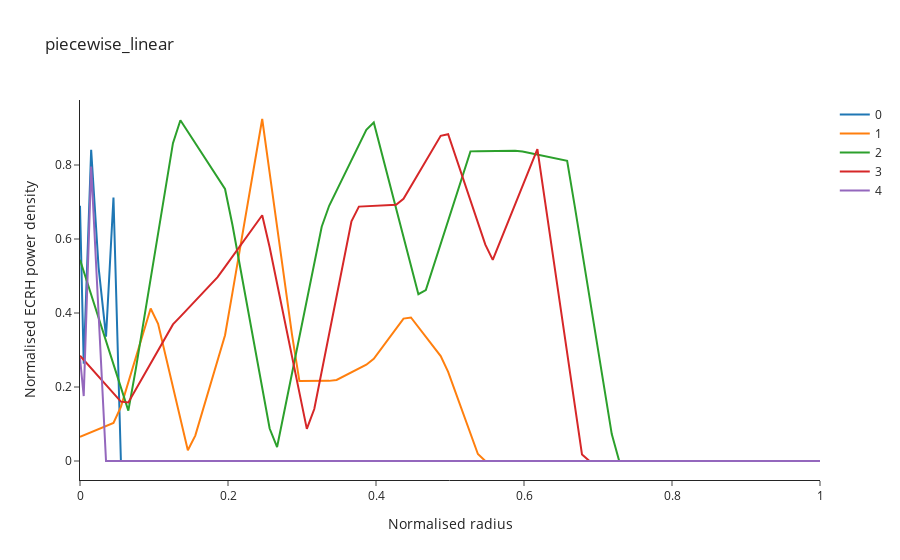
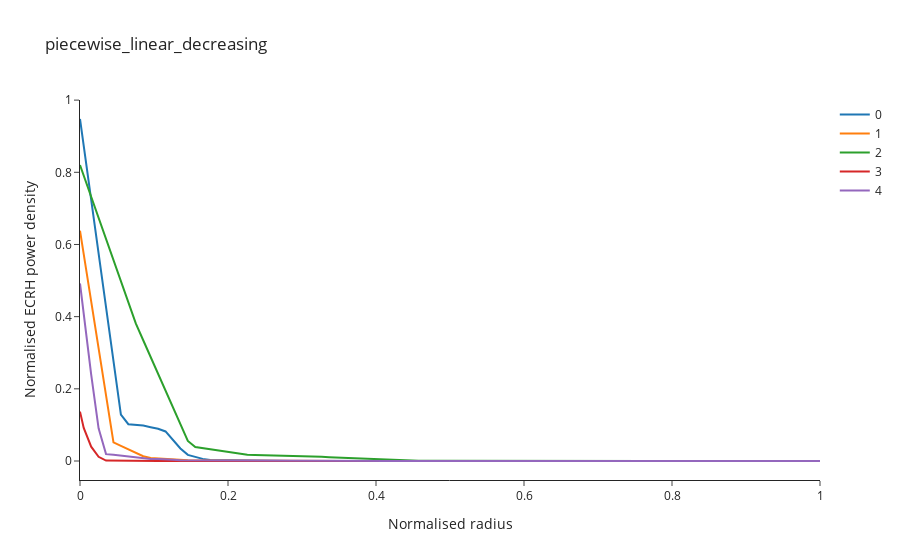
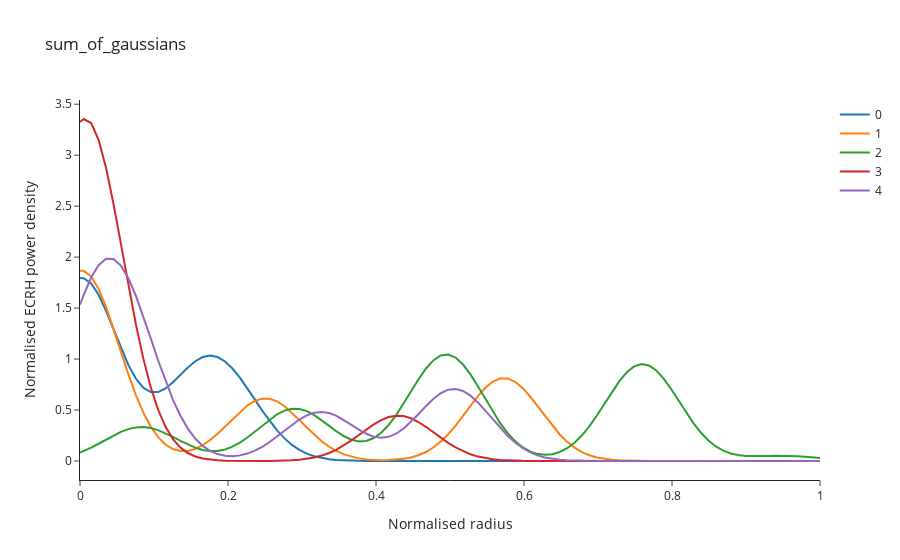

The notebook cell saved with these charts, in order:
### Markdown cell above
Example random parameterisations:

### Code cell
for f, n_params in f_dict.items():
    figure = go.Figure()
    for i in range(5):
        figure.add_trace(
            go.Scatter(
                x=xrho,
                y=f(xrho, np.random.rand(n_params)),
                name=str(i)
            )
        )
    figure.update_layout(
        title=f.__name__,
        xaxis_title="Normalised radius",
        yaxis_title="Normalised ECRH power density"
    )
    figure.show()
